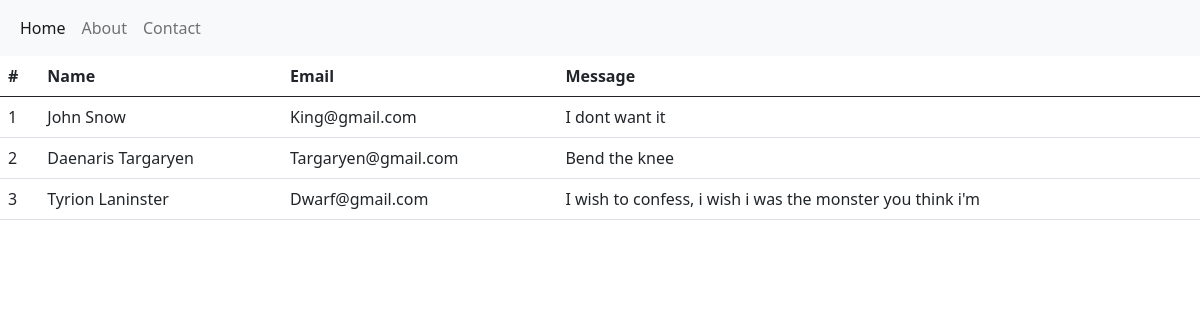
Page /showdata/ on the committed database.
### new/models.py (models this page shows, shortened)
class Contact(models.Model):
    name = models.CharField(max_length = 100,null= True)
    email = models.EmailField(max_length = 100,null= True)
    message = models.TextField(max_length = 100,null= True)

### new/views.py (the view)
# urls.py: path('showdata/', showdata, name='showdata')
def showdata(request):
    contacts = Contact.objects.all()
    print(type(contacts))
    data = {'Contact': contacts}
    return render(request,'showdata.html',data)

### templates/showdata.html
{% extends "layout.html" %}
{%block body %}
<table class="table">
    <thead>
      <tr>
        <th scope="col">#</th>
        <th scope="col">Name</th>
        <th scope="col">Email</th>
        <th scope="col">Message</th>
      </tr>
    </thead>
    <tbody>
        {% for i in Contact %}
      <tr>
        <td>{{i.id}}</td>
        <td>{{i.name}}</td>
        <td>{{i.email}}</td>
        <td>{{i.message}}</td>
      </tr>
      {% endfor %}
    </tbody>
  </table>
{% endblock %}

### templates/layout.html (shortened to what this page needs)
<!doctype html>
<html lang="en">
  <head>
    <link href="https://cdn.jsdelivr.net/npm/bootstrap@5.0.2/dist/css/bootstrap.min.css" rel="stylesheet">
  </head>
  <body>
    {% include "navbar.html" %}
    {%block body %}
    {% endblock %}
  </body>
</html>

### templates/navbar.html (shortened to what this page needs)
<div>
  <nav class="navbar navbar-expand-lg navbar-light bg-light">
  <div class="container-fluid">
    <div class="collapse navbar-collapse" id="navbarNavAltMarkup">
      <div class="navbar-nav">
        <a class="nav-link active" aria-current="page" href="{% url 'home' %}">Home</a>
        <a class="nav-link" href="{% url 'about' %}">About</a>
        <a class="nav-link" href="{% url 'contact' %}">Contact</a>
      </div>
    </div>
  </div>
</nav>
</div>

### rows in the picture
Contact: id "1", name "John Snow", email "King@gmail.com", message "I dont want it"
Contact: id "2", name "Daenaris Targaryen", email "Targaryen@gmail.com", message "Bend the knee"
Contact: id "3", name "Tyrion Laninster", email "Dwarf@gmail.com", message "I wish to confess, i wish i was the monster you think i'm"
